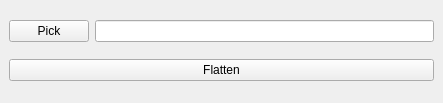
<?xml version="1.0" encoding="UTF-8"?>
<ui version="4.0">
 <class>Flatten</class>
 <widget class="QMainWindow" name="Flatten">
  <property name="geometry">
   <rect>
    <x>0</x>
    <y>0</y>
    <width>443</width>
    <height>103</height>
   </rect>
  </property>
  <property name="windowTitle">
   <string>Flatten</string>
  </property>
  <widget class="QWidget" name="cw">
   <layout class="QVBoxLayout" name="verticalLayout">
    <item>
     <layout class="QHBoxLayout" name="hl">
      <property name="sizeConstraint">
       <enum>QLayout::SetDefaultConstraint</enum>
      </property>
      <item>
       <widget class="QPushButton" name="btnDir">
        <property name="text">
         <string>Pick</string>
        </property>
       </widget>
      </item>
      <item>
       <widget class="QLineEdit" name="ledDir"/>
      </item>
     </layout>
    </item>
    <item>
     <widget class="QPushButton" name="btnGo">
      <property name="text">
       <string>Flatten</string>
      </property>
     </widget>
    </item>
   </layout>
  </widget>
 </widget>
 <resources/>
 <connections/>
</ui>
